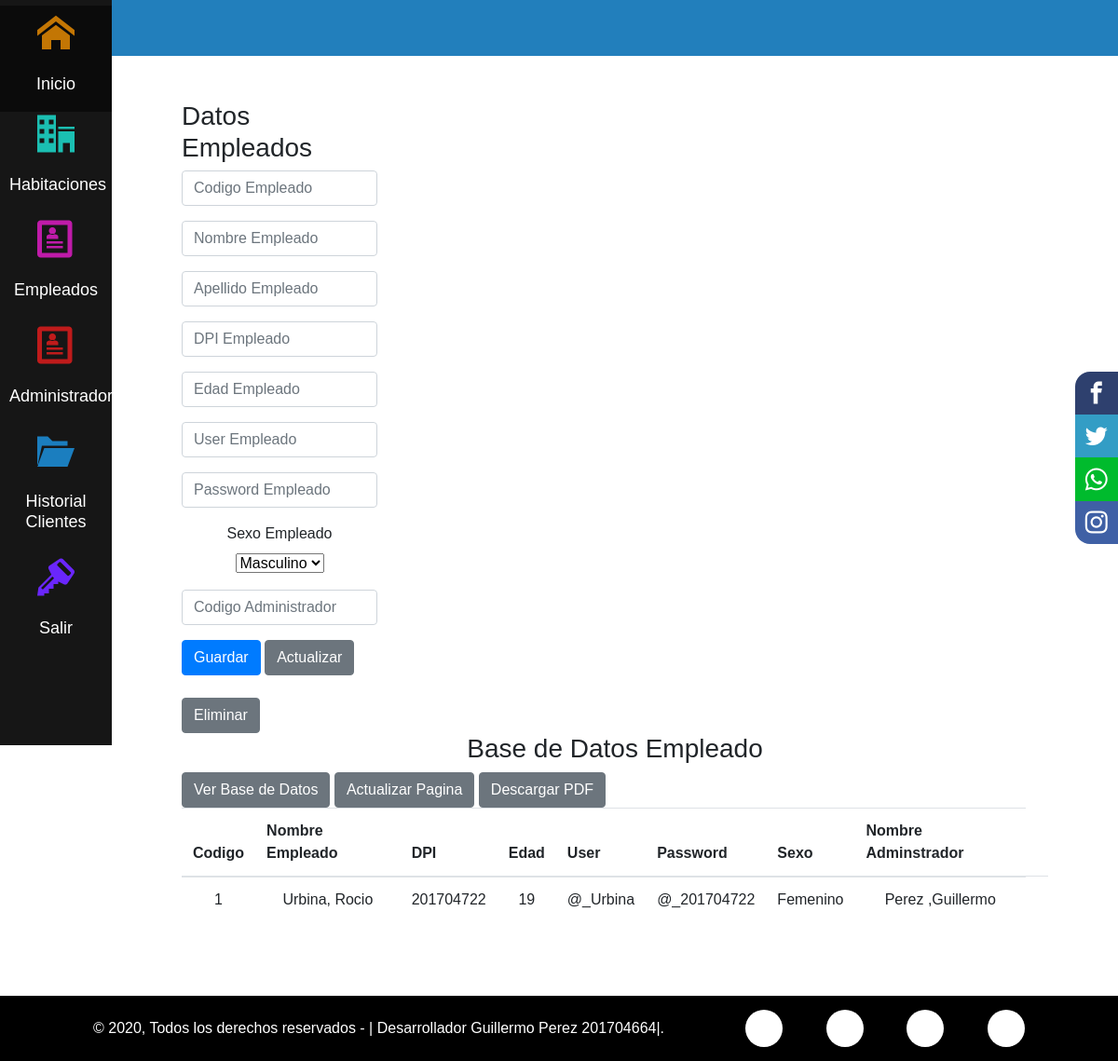
The page /rol_administrador/datos_empleado.php on the database its author committed.
### tables this page shows
CREATE TABLE `empleados` (
  `empleado_id` int(11) NOT NULL,
  `nombre_empleado` text NOT NULL,
  `apellido_empleado` text NOT NULL,
  `DPI` int(11) NOT NULL,
  `edad` int(11) NOT NULL,
  `user` text NOT NULL,
  `password` text NOT NULL,
  `sexo_id` int(11) NOT NULL,
  `administrador_id` int(11) NOT NULL
);

CREATE TABLE `sexo` (
  `sexo_id` int(11) NOT NULL,
  `tipo_sexo` text NOT NULL
);

### rol_administrador/datos_empleado.php (the view, shortened to what this page needs)
<?php
    include_once("diseno_pagina_administrador.php");
 ?>
<!DOCTYPE html>
<html lang="en">
<head>
    <link rel="stylesheet" href="https://stackpath.bootstrapcdn.com/bootstrap/4.5.2/css/bootstrap.min.css">
</head>
<body>
<div class="content-article">
            <article>
    <br> <br>
    <div class="container">
        <div class="row">
            <div class="col-3">
                <h3>Datos Empleados </h3>
                <form id="frminsertarclientes" method="post">
                    <div class="form-group">
                        <div>
                         <center><input type="text" class="form-control" name="txtempleado_id" id="txtempleado_id" placeholder="Codigo Empleado"></center>
                        </div>
                    </div>
                    <div class="form-group">
                        <center><input type="text" class="form-control" name="txtnombre_empleado" id="txtnombre_empleado" placeholder="Nombre Empleado"></center>
                    </div>
                    <div class="form-group">
                        <center><input type="text" class="form-control" name="txtapellido_empleado" id="txtapellido_empleado" placeholder="Apellido Empleado"></center>
                    </div>
                    <div class="form-group">
                        <center><input type="text" class="form-control" name="txtDPI" id="txtDPI" placeholder="DPI Empleado"></center>
                    </div>
                    <div class="form-group">
                         <center><input type="text" class="form-control" name="txtedad" id="txtedad" placeholder="Edad Empleado"></center>
                    </div>
                     <div class="form-group">
                        <center><input type="text" class="form-control" name="txtuser" id="txtuser" placeholder="User Empleado"></center>
                    </div>
                     <div class="form-group">
                        <center><input type="text" class="form-control" name="txtpassword" id="txtpassword" placeholder="Password Empleado"></center>
                    </div>
                    <div class="form-group">
                        <center>
                            <label> Sexo Empleado  </label>
                             <br>
                        <select class="" name="txtsexo_id" id="txtsexo_id">
                            <?php
                            include "dao/conexion.php";
                            $sql = "select * from sexo";
                            $ejecutar = mysqli_query($conexion, $sql);
                            while($txtsexo_id = mysqli_fetch_array($ejecutar)){
                                echo "<option value='".$txtsexo_id ['sexo_id']."'>".utf8_encode($txtsexo_id ['tipo_sexo'])."</option>";
                            }
                            ?>
                        </select>
                        </center>
                    </div>
                     <div class="form-group">
                        <center><input type="text" class="form-control" name="txtadministrador_id" id="txtadministrador_id" placeholder="Codigo Administrador"></center>
                    </div>
                    <button type="submit" class="btn btn-primary" name="btnguardar" id="btnguardar">Guardar</button>
                    <button type="submit" class="btn btn-secondary" name="btnactualizar" id="btnactualizar">Actualizar</button>
                    <br>
                    <br>
                    <button type="submit" class="btn btn-secondary" name="btneliminar" id="btneliminar">Eliminar</button>
                </form>
            </div>
            <div class="col">
                <h3 class="text-center">Base de Datos Empleado</h3>
                  <a href="datos_empleado.php"><button type="submit" class="btn btn-secondary" name="btnverbasedatos" id="btnverbasedatos"> Ver Base de Datos</button> </a>
                  <a href="datos_empleado.php"><button type="submit" class="btn btn-secondary" name="btnactualizar" id="btnactualizar"> Actualizar Pagina</button> </a>
                  <a href="fpdf_datosEmpleado/reportPDF.php"><button type="submit" class="btn btn-secondary" name="" id=""> Descargar PDF</button> </a>
                <table class="table">
                    <thead>
                        <tr>
                            <th scope="col">Codigo </th>
                            <th scope="col">Nombre Empleado</th>
                            <th scope="col">DPI</th>
                            <th scope="col">Edad</th>
                            <th scope="col">User</th>
                            <th scope="col">Password</th>
                            <th scope="col">Sexo</th>
                            <th scope="col">Nombre Adminstrador</th>
                        </tr>
                    </thead>
                    <?php
                    include "dao/conexion.php";
                    $sql = "Select empleados.empleado_id, CONCAT(empleados.apellido_empleado, ', ',empleados.nombre_empleado)AS Nombre_completo_empleado,empleados.DPI, empleados.edad, empleados.user, empleados.password, sexo.tipo_sexo, CONCAT(administrador.apellido_administrador, ',',administrador.nombre_administrador)AS Nombre_completo_administrador FROM sexo INNER JOIN (administrador INNER JOIN empleados on administrador.administrador_id = empleados.administrador_id) on empleados.sexo_id = sexo.sexo_id";
                    $ejecutar = mysqli_query($conexion, $sql);
                    while ($fila = mysqli_fetch_array($ejecutar)){
                    ?>
                    <tbody>
                        <td> <center><?php echo $fila['empleado_id']?> </center></td>
                        <td> <center><?php echo $fila['Nombre_completo_empleado']?> </center></td>
                        <td> <center><?php echo $fila['DPI']?> </center></td>
                        <td> <center><?php echo $fila['edad']?> </center></td>
                        <td> <center><?php echo $fila['user']?> </center></td>
                        <td> <center><?php echo $fila['password']?> </center></td>
                        <td> <center><?php echo $fila['tipo_sexo']?> </center></td>
                        <td> <center><?php echo $fila['Nombre_completo_administrador']?> </center></td>
                        <td></td>
                    </tbody>
                    <?php
                    }
                    ?>
                </table>
            </div>
        </div>
    </div>
    </article>
        </div>
     <div class="footer-copy-redes">
                  <div class="main-copy-redes">
                        <div class="footer-copy">
                              &copy; 2020, Todos los derechos reservados - | Desarrollador Guillermo Perez 201704664|.
                        </div>
                        <div class="footer-redes">
                              <a href="#" class="fa fa-facebook"></a>
                              <a href="#" class="fa fa-twitter"></a>
                              <a href="#" class="fa fa-youtube-play"></a>
                              <a href="#" class="fa fa-github"></a>
                        </div>
                  </div>
            </div>
</body>
</html>

### rol_administrador/CSS_Adm/estilos_menu.css (style rules this page uses)
* { margin: 0; padding: 0; box-sizing: border-box; font-family: sans-serif; list-style: none; }
.content-article { margin-left: 120px; padding: 40px; }
.content-article article { background: white; padding: 20px; }

### rol_administrador/CSS_Adm/derechos_autor.css (style rules this page uses)
* { margin: 0; padding: 0; -webkit-box-sizing: border-box; -moz-box-sizing: border-box; box-sizing: border-box; }
.footer-copy-redes { width: 100%; background: #000; border-top: 3px solid #fff; }
.main-copy-redes { width: 98%; max-width: 1000px; padding: 15px 0; margin: auto; display: flex; flex-wrap: wrap; justify-content: space-between; -ms-align-items: center; align-items: center; }
.main-copy-redes .footer-copy { width: 70%; color: #fff; }
.main-copy-redes .footer-redes { width: 30%; display: flex; flex-wrap: wrap; justify-content: space-between; }
.main-copy-redes .footer-redes a { display: inline-block; text-decoration: none; width: 40px; height: 40px; line-height: 40px; border-radius:50%; background: #fff; color: #000; text-align: center; }

### rows shown on the page
empleados: empleado_id "1", Nombre_completo_empleado "Urbina, Rocio", DPI "201704722", edad "19", user "@_Urbina", password "@_201704722", sexo.tipo_sexo "Femenino", Nombre_completo_administrador "Perez ,Guillermo"

### other values the page prints
form field txtsexo_id "Masculino"
